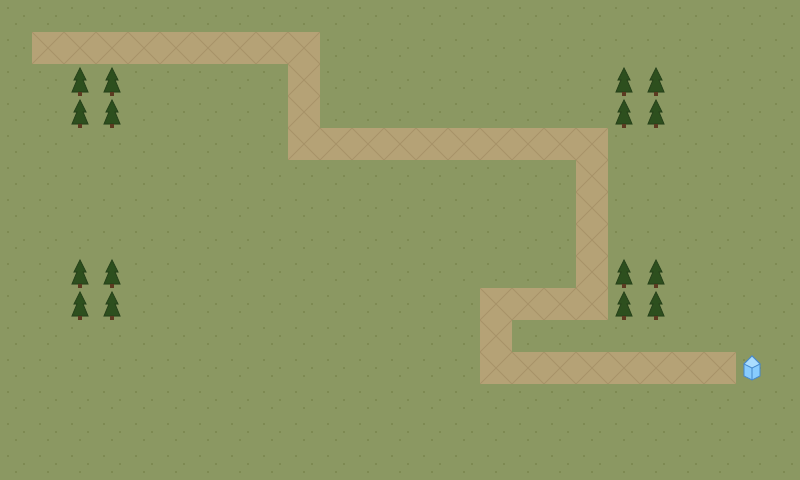

This game map was drawn from its Tiled (.tmx) file and the tilesets committed beside it. A one-line description and the full map source follow:
An orthogonal 25x15 tile map with 32x32 px tiles, 2 tile layers (background, path) and 8 objects (start, path1, path2, path3, path4, ...).

<map version="1.10" tiledversion="1.11.2" orientation="orthogonal" renderorder="right-down" width="25" height="15" tilewidth="32" tileheight="32" infinite="0" nextlayerid="4" nextobjectid="1">
 <properties>
  <property name="showGrid" value="false" />
 </properties>
 <tileset firstgid="1" name="terrain" tilewidth="32" tileheight="32" spacing="2" margin="2" tilecount="7" columns="7">
  <image source="../packed/tiles.png" width="256" height="64" />
  <tile id="0" type="crystal" />
  <tile id="1" type="ground">
   <properties>
    <property name="buildable" type="bool" value="true" />
   </properties>
  </tile>
  <tile id="2" type="path" />
  <tile id="3" type="rocks" />
  <tile id="4" type="trees" />
  <tile id="5" type="water" />
 </tileset>
 <layer id="1" name="background" width="25" height="15">
  <data encoding="csv">
2,2,2,2,2,2,2,2,2,2,2,2,2,2,2,2,2,2,2,2,2,2,2,2,2,
2,2,2,2,2,2,2,2,2,2,2,2,2,2,2,2,2,2,2,2,2,2,2,2,2,
2,2,5,5,2,2,2,2,2,2,2,2,2,2,2,2,2,2,2,5,5,2,2,2,2,
2,2,5,5,2,2,2,2,2,2,2,2,2,2,2,2,2,2,2,5,5,2,2,2,2,
2,2,2,2,2,2,2,2,2,2,2,2,2,2,2,2,2,2,2,2,2,2,2,2,2,
2,2,2,2,2,2,2,2,2,2,2,2,2,2,2,2,2,2,2,2,2,2,2,2,2,
2,2,2,2,2,2,2,2,2,2,2,2,2,2,2,2,2,2,2,2,2,2,2,2,2,
2,2,2,2,2,2,2,2,2,2,2,2,2,2,2,2,2,2,2,2,2,2,2,2,2,
2,2,5,5,2,2,2,2,2,2,2,2,2,2,2,2,2,2,2,5,5,2,2,2,2,
2,2,5,5,2,2,2,2,2,2,2,2,2,2,2,2,2,2,2,5,5,2,2,2,2,
2,2,2,2,2,2,2,2,2,2,2,2,2,2,2,2,2,2,2,2,2,2,2,2,2,
2,2,2,2,2,2,2,2,2,2,2,2,2,2,2,2,2,2,2,2,2,2,2,2,2,
2,2,2,2,2,2,2,2,2,2,2,2,2,2,2,2,2,2,2,2,2,2,2,2,2,
2,2,2,2,2,2,2,2,2,2,2,2,2,2,2,2,2,2,2,2,2,2,2,2,2,
2,2,2,2,2,2,2,2,2,2,2,2,2,2,2,2,2,2,2,2,2,2,2,2,2
</data>
 </layer>
 <layer id="2" name="path" width="25" height="15">
  <data encoding="csv">
0,0,0,0,0,0,0,0,0,0,0,0,0,0,0,0,0,0,0,0,0,0,0,0,0,
0,3,3,3,3,3,3,3,3,3,0,0,0,0,0,0,0,0,0,0,0,0,0,0,0,
0,0,0,0,0,0,0,0,0,3,0,0,0,0,0,0,0,0,0,0,0,0,0,0,0,
0,0,0,0,0,0,0,0,0,3,0,0,0,0,0,0,0,0,0,0,0,0,0,0,0,
0,0,0,0,0,0,0,0,0,3,3,3,3,3,3,3,3,3,3,0,0,0,0,0,0,
0,0,0,0,0,0,0,0,0,0,0,0,0,0,0,0,0,0,3,0,0,0,0,0,0,
0,0,0,0,0,0,0,0,0,0,0,0,0,0,0,0,0,0,3,0,0,0,0,0,0,
0,0,0,0,0,0,0,0,0,0,0,0,0,0,0,0,0,0,3,0,0,0,0,0,0,
0,0,0,0,0,0,0,0,0,0,0,0,0,0,0,0,0,0,3,0,0,0,0,0,0,
0,0,0,0,0,0,0,0,0,0,0,0,0,0,0,3,3,3,3,0,0,0,0,0,0,
0,0,0,0,0,0,0,0,0,0,0,0,0,0,0,3,0,0,0,0,0,0,0,0,0,
0,0,0,0,0,0,0,0,0,0,0,0,0,0,0,3,3,3,3,3,3,3,3,1,0,
0,0,0,0,0,0,0,0,0,0,0,0,0,0,0,0,0,0,0,0,0,0,0,0,0,
0,0,0,0,0,0,0,0,0,0,0,0,0,0,0,0,0,0,0,0,0,0,0,0,0,
0,0,0,0,0,0,0,0,0,0,0,0,0,0,0,0,0,0,0,0,0,0,0,0,0
</data>
 </layer>
 <objectgroup id="3" name="objects">
  <object id="1" name="start" x="32" y="32" />
  <object id="2" name="path1" x="288" y="32" />
  <object id="3" name="path2" x="288" y="128" />
  <object id="4" name="path3" x="576" y="128" />
  <object id="5" name="path4" x="576" y="288" />
  <object id="6" name="path5" x="480" y="288" />
  <object id="7" name="path6" x="480" y="352" />
  <object id="8" name="end" x="736" y="352" />
 </objectgroup>
</map>
